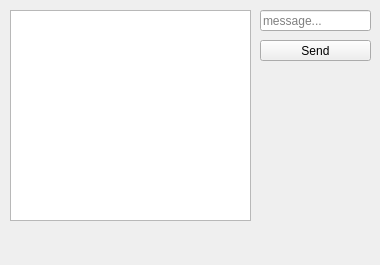
<?xml version="1.0" encoding="UTF-8"?>
<ui version="4.0">
 <class>main_window</class>
 <widget class="QMainWindow" name="main_window">
  <property name="geometry">
   <rect>
    <x>0</x>
    <y>0</y>
    <width>380</width>
    <height>265</height>
   </rect>
  </property>
  <property name="sizePolicy">
   <sizepolicy hsizetype="Fixed" vsizetype="Fixed">
    <horstretch>0</horstretch>
    <verstretch>0</verstretch>
   </sizepolicy>
  </property>
  <property name="minimumSize">
   <size>
    <width>380</width>
    <height>265</height>
   </size>
  </property>
  <property name="maximumSize">
   <size>
    <width>380</width>
    <height>265</height>
   </size>
  </property>
  <property name="windowTitle">
   <string>QTNative</string>
  </property>
  <widget class="QWidget" name="central_widget">
   <widget class="QPlainTextEdit" name="log_widget">
    <property name="geometry">
     <rect>
      <x>10</x>
      <y>10</y>
      <width>241</width>
      <height>211</height>
     </rect>
    </property>
   </widget>
   <widget class="QLineEdit" name="line_edit">
    <property name="geometry">
     <rect>
      <x>260</x>
      <y>10</y>
      <width>111</width>
      <height>21</height>
     </rect>
    </property>
    <property name="placeholderText">
     <string>message...</string>
    </property>
   </widget>
   <widget class="QPushButton" name="button">
    <property name="geometry">
     <rect>
      <x>260</x>
      <y>40</y>
      <width>111</width>
      <height>21</height>
     </rect>
    </property>
    <property name="text">
     <string>Send</string>
    </property>
   </widget>
  </widget>
  <widget class="QMenuBar" name="menu_bar">
   <property name="geometry">
    <rect>
     <x>0</x>
     <y>0</y>
     <width>380</width>
     <height>18</height>
    </rect>
   </property>
  </widget>
  <widget class="QStatusBar" name="status_bar">
   <property name="sizeGripEnabled">
    <bool>false</bool>
   </property>
  </widget>
 </widget>
 <resources/>
 <connections/>
</ui>
